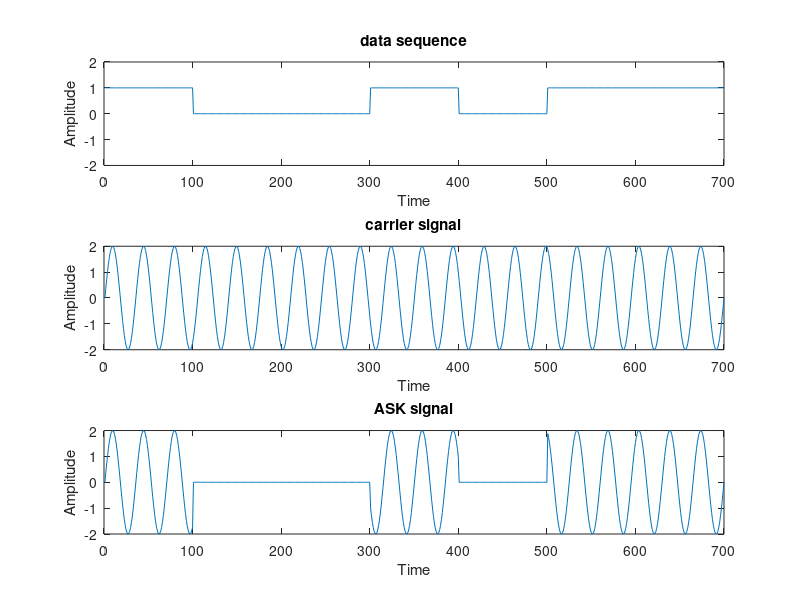

Source code (MATLAB):
clc;clear all;close all
d=[1 0 0 1 0 1 1];
l=length(d);
t=linspace(0,1,l*100)
d1=[]
for i=1:l
    if (d(i)==1)
        a=ones(1,100)
    else
        a=zeros(1,100)
    end
    d1=[d1,a]
end
subplot(3,1,1)
plot(d1)
title('data sequence')
xlabel('Time')
ylabel('Amplitude')
axis([0 100*l -2 2])
a=2;
f=20;
x=a*sin(2*pi*f*t);
subplot(3,1,2);
plot(x)
title('carrier signal');
xlabel('Time');
ylabel('Amplitude');
y=x.*d1;
subplot(3,1,3);
plot(y)
title('ASK signal');
xlabel('Time');
ylabel('Amplitude');
